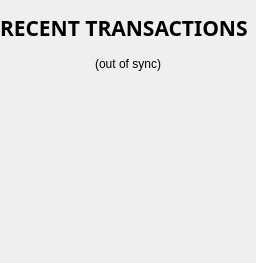
        <widget class="QFrame" name="frame_2">
         <property name="frameShape">
          <enum>QFrame::NoFrame</enum>
         </property>
         <property name="frameShadow">
          <enum>QFrame::Plain</enum>
         </property>
         <layout class="QVBoxLayout" name="verticalLayout">
          <property name="spacing">
           <number>0</number>
          </property>
          <property name="leftMargin">
           <number>0</number>
          </property>
          <property name="topMargin">
           <number>0</number>
          </property>
          <property name="rightMargin">
           <number>0</number>
          </property>
          <property name="bottomMargin">
           <number>0</number>
          </property>
          <item>
           <layout class="QVBoxLayout" name="verticalLayout_9">
            <property name="spacing">
             <number>0</number>
            </property>
            <item>
             <layout class="QVBoxLayout" name="verticalLayout_8">
              <item>
               <widget class="QLabel" name="label_4">
                <property name="minimumSize">
                 <size>
                  <width>0</width>
                  <height>55</height>
                 </size>
                </property>
                <property name="font">
                 <font>
                  <family>Volte</family>
                  <pointsize>16</pointsize>
                  <weight>75</weight>
                  <bold>true</bold>
                 </font>
                </property>
                <property name="lineWidth">
                 <number>0</number>
                </property>
                <property name="text">
                 <string>RECENT TRANSACTIONS</string>
                </property>
               </widget>
              </item>
              <item>
               <widget class="QLabel" name="lineTransactions">
                <property name="minimumSize">
                 <size>
                  <width>27</width>
                  <height>2</height>
                 </size>
                </property>
                <property name="maximumSize">
                 <size>
                  <width>27</width>
                  <height>2</height>
                 </size>
                </property>
                <property name="font">
                 <font>
                  <pointsize>1</pointsize>
                 </font>
                </property>
                <property name="text">
                 <string/>
                </property>
               </widget>
              </item>
             </layout>
            </item>
            <item>
             <widget class="QLabel" name="labelTransactionsStatus">
              <property name="cursor">
               <cursorShape>WhatsThisCursor</cursorShape>
              </property>
              <property name="toolTip">
               <string>The displayed information may be out of date. Your wallet automatically synchronizes with the STOTINKA network after a connection is established, but this process has not completed yet.</string>
              </property>
              <property name="styleSheet">
               <string notr="true"/>
              </property>
              <property name="lineWidth">
               <number>0</number>
              </property>
              <property name="text">
               <string notr="true">(out of sync)</string>
              </property>
              <property name="alignment">
               <set>Qt::AlignCenter</set>
              </property>
             </widget>
            </item>
           </layout>
          </item>
          <item>
           <widget class="QListView" name="listTransactions">
            <property name="sizePolicy">
             <sizepolicy hsizetype="Expanding" vsizetype="MinimumExpanding">
              <horstretch>0</horstretch>
              <verstretch>0</verstretch>
             </sizepolicy>
            </property>
            <property name="maximumSize">
             <size>
              <width>16777215</width>
              <height>16777215</height>
             </size>
            </property>
            <property name="styleSheet">
             <string notr="true">QListView { background: transparent; }</string>
            </property>
            <property name="frameShape">
             <enum>QFrame::NoFrame</enum>
            </property>
            <property name="frameShadow">
             <enum>QFrame::Plain</enum>
            </property>
            <property name="lineWidth">
             <number>0</number>
            </property>
            <property name="verticalScrollBarPolicy">
             <enum>Qt::ScrollBarAlwaysOff</enum>
            </property>
            <property name="horizontalScrollBarPolicy">
             <enum>Qt::ScrollBarAlwaysOff</enum>
            </property>
            <property name="selectionMode">
             <enum>QAbstractItemView::NoSelection</enum>
            </property>
           </widget>
          </item>
         </layout>
        </widget>
